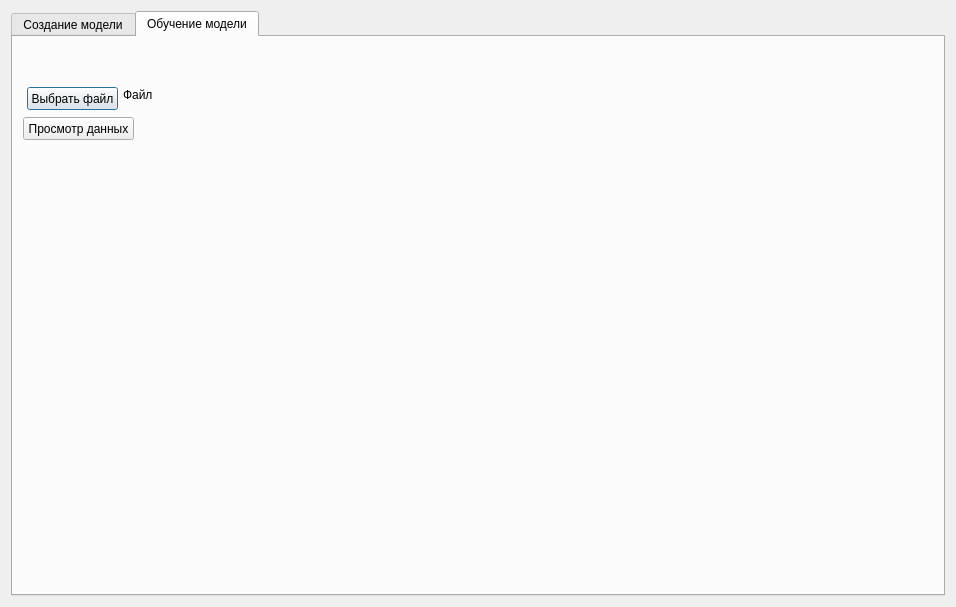
<?xml version="1.0" encoding="UTF-8"?>
<ui version="4.0">
 <class>DlgNNCreator</class>
 <widget class="QDialog" name="DlgNNCreator">
  <property name="geometry">
   <rect>
    <x>0</x>
    <y>0</y>
    <width>956</width>
    <height>607</height>
   </rect>
  </property>
  <property name="windowTitle">
   <string>Dialog</string>
  </property>
  <layout class="QVBoxLayout" name="verticalLayout">
   <item>
    <widget class="QTabWidget" name="tabWidget">
     <property name="tabPosition">
      <enum>QTabWidget::North</enum>
     </property>
     <property name="tabShape">
      <enum>QTabWidget::Rounded</enum>
     </property>
     <property name="currentIndex">
      <number>1</number>
     </property>
     <widget class="QWidget" name="createNN">
      <attribute name="title">
       <string>Создание модели</string>
      </attribute>
      <layout class="QHBoxLayout" name="horizontalLayout_5">
       <item>
        <layout class="QVBoxLayout" name="verticalLayout_2">
         <item>
          <layout class="QHBoxLayout" name="horizontalLayout" stretch="2,2">
           <item>
            <widget class="QLabel" name="label">
             <property name="text">
              <string>Название новой модели</string>
             </property>
             <property name="alignment">
              <set>Qt::AlignCenter</set>
             </property>
            </widget>
           </item>
           <item>
            <widget class="QLineEdit" name="nnNameLineEdit"/>
           </item>
          </layout>
         </item>
         <item>
          <layout class="QHBoxLayout" name="horizontalLayout_2" stretch="3,1,1">
           <item>
            <widget class="QLabel" name="label_2">
             <property name="text">
              <string>Количество входных параметров</string>
             </property>
             <property name="alignment">
              <set>Qt::AlignCenter</set>
             </property>
            </widget>
           </item>
           <item>
            <spacer name="horizontalSpacer">
             <property name="orientation">
              <enum>Qt::Horizontal</enum>
             </property>
             <property name="sizeHint" stdset="0">
              <size>
               <width>40</width>
               <height>20</height>
              </size>
             </property>
            </spacer>
           </item>
           <item>
            <widget class="QSpinBox" name="inputParamsSpinBox">
             <property name="minimum">
              <number>1</number>
             </property>
            </widget>
           </item>
          </layout>
         </item>
         <item>
          <layout class="QHBoxLayout" name="horizontalLayout_3" stretch="3,1,1">
           <item>
            <widget class="QLabel" name="label_3">
             <property name="text">
              <string>Количество скрытых слоёв</string>
             </property>
             <property name="alignment">
              <set>Qt::AlignCenter</set>
             </property>
            </widget>
           </item>
           <item>
            <spacer name="horizontalSpacer_2">
             <property name="orientation">
              <enum>Qt::Horizontal</enum>
             </property>
             <property name="sizeHint" stdset="0">
              <size>
               <width>40</width>
               <height>20</height>
              </size>
             </property>
            </spacer>
           </item>
           <item>
            <widget class="QSpinBox" name="hiddenLayersSpinBox"/>
           </item>
          </layout>
         </item>
         <item>
          <widget class="QTableView" name="hiddenLayersTableView"/>
         </item>
         <item>
          <layout class="QHBoxLayout" name="horizontalLayout_4" stretch="3,1,1">
           <item>
            <widget class="QLabel" name="label_4">
             <property name="text">
              <string>Количество выходных параметров</string>
             </property>
             <property name="alignment">
              <set>Qt::AlignCenter</set>
             </property>
            </widget>
           </item>
           <item>
            <spacer name="horizontalSpacer_3">
             <property name="orientation">
              <enum>Qt::Horizontal</enum>
             </property>
             <property name="sizeHint" stdset="0">
              <size>
               <width>40</width>
               <height>20</height>
              </size>
             </property>
            </spacer>
           </item>
           <item>
            <widget class="QSpinBox" name="OutputParamsSpinBox">
             <property name="minimum">
              <number>1</number>
             </property>
             <property name="maximum">
              <number>1</number>
             </property>
            </widget>
           </item>
          </layout>
         </item>
        </layout>
       </item>
       <item>
        <widget class="QGraphicsView" name="nnGraphicsView"/>
       </item>
      </layout>
     </widget>
     <widget class="QWidget" name="learnNN">
      <attribute name="title">
       <string>Обучение модели</string>
      </attribute>
      <widget class="QPushButton" name="chooseFileBtn">
       <property name="geometry">
        <rect>
         <x>14</x>
         <y>50</y>
         <width>91</width>
         <height>23</height>
        </rect>
       </property>
       <property name="text">
        <string>Выбрать файл</string>
       </property>
      </widget>
      <widget class="QLabel" name="chooseFIleLabel">
       <property name="geometry">
        <rect>
         <x>110</x>
         <y>50</y>
         <width>231</width>
         <height>16</height>
        </rect>
       </property>
       <property name="text">
        <string>Файл</string>
       </property>
      </widget>
      <widget class="QPushButton" name="viewDataBtn">
       <property name="geometry">
        <rect>
         <x>10</x>
         <y>80</y>
         <width>111</width>
         <height>23</height>
        </rect>
       </property>
       <property name="text">
        <string>Просмотр данных</string>
       </property>
      </widget>
     </widget>
    </widget>
   </item>
  </layout>
 </widget>
 <resources/>
 <connections/>
</ui>
